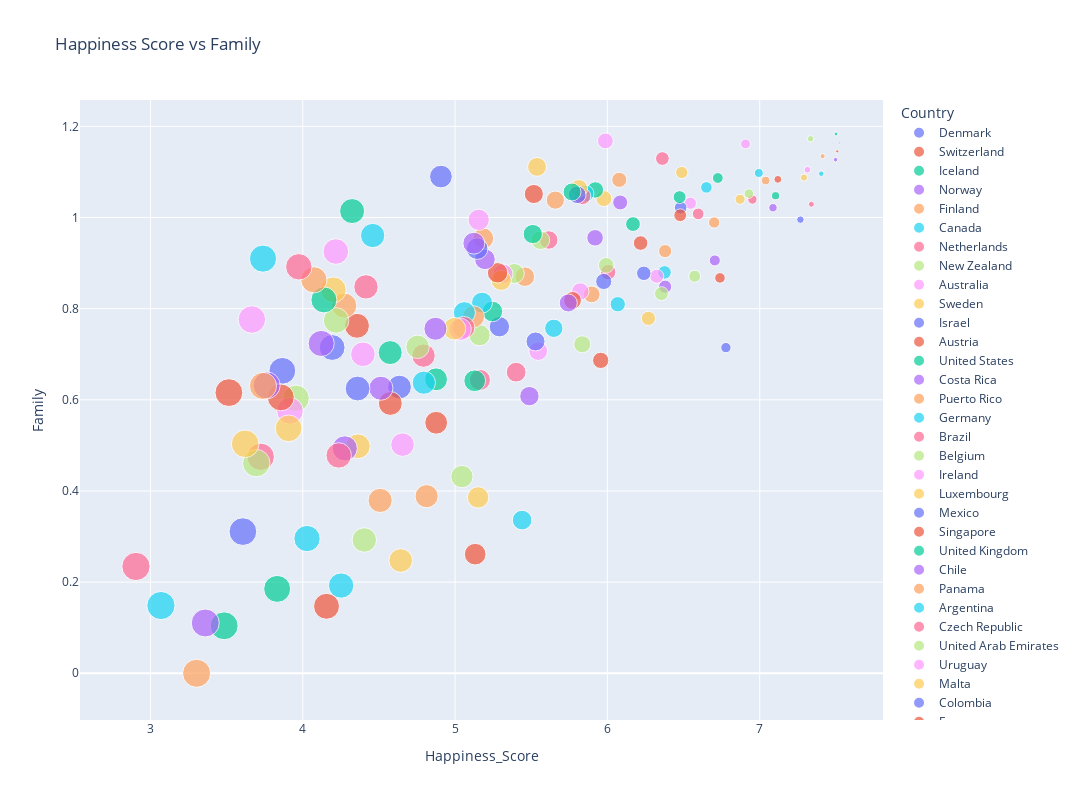

Notebook code cell kept with this figure:
### Code cell
fig = px.scatter(happiness_df, x="Happiness_Score", y="Family", color="Country",size="Happiness_Rank", width=1500, height=800, title="Happiness Score vs Family")
fig.show()
